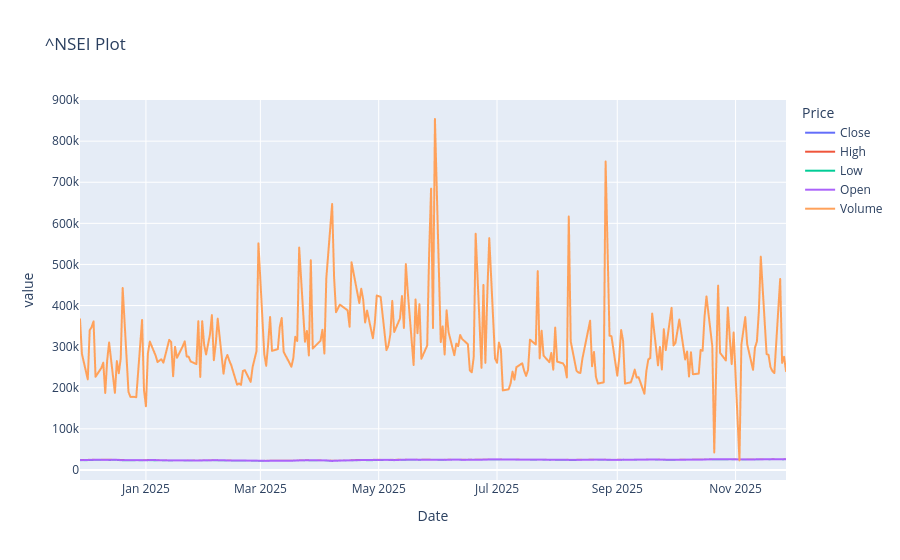

The cell this chart's notebook holds for it:
### Code cell
fig = px.line(df, x='Date', y=df.columns, title=f'{ticker} Plot')
fig.show()

### Figure 1 — Plotly figure (JSON) as saved in the notebook; plotly's stock layout.template omitted (floating-point values rounded to 4 significant figures; data arrays with more than 128 entries replaced by an {"elided": "..."} marker saying what was removed)
{"data": [{"hovertemplate": "Price=Close<br>Date=%{x}<br>value=%{y}<extra></extra>", "legendgroup": "Close", "line": {"color": "#636efa", "dash": "solid"}, "marker": {"symbol": "circle"}, "mode": "lines", "name": "Close", "showlegend": true, "type": "scattergl", "x": {"elided": "249 str values"}, "xaxis": "x", "y": {"elided": "249 float values"}, "yaxis": "y"}, {"hovertemplate": "Price=High<br>Date=%{x}<br>value=%{y}<extra></extra>", "legendgroup": "High", "line": {"color": "#EF553B", "dash": "solid"}, "marker": {"symbol": "circle"}, "mode": "lines", "name": "High", "showlegend": true, "type": "scattergl", "x": {"elided": "249 str values"}, "xaxis": "x", "y": {"elided": "249 float values"}, "yaxis": "y"}, {"hovertemplate": "Price=Low<br>Date=%{x}<br>value=%{y}<extra></extra>", "legendgroup": "Low", "line": {"color": "#00cc96", "dash": "solid"}, "marker": {"symbol": "circle"}, "mode": "lines", "name": "Low", "showlegend": true, "type": "scattergl", "x": {"elided": "249 str values"}, "xaxis": "x", "y": {"elided": "249 float values"}, "yaxis": "y"}, {"hovertemplate": "Price=Open<br>Date=%{x}<br>value=%{y}<extra></extra>", "legendgroup": "Open", "line": {"color": "#ab63fa", "dash": "solid"}, "marker": {"symbol": "circle"}, "mode": "lines", "name": "Open", "showlegend": true, "type": "scattergl", "x": {"elided": "249 str values"}, "xaxis": "x", "y": {"elided": "249 float values"}, "yaxis": "y"}, {"hovertemplate": "Price=Volume<br>Date=%{x}<br>value=%{y}<extra></extra>", "legendgroup": "Volume", "line": {"color": "#FFA15A", "dash": "solid"}, "marker": {"symbol": "circle"}, "mode": "lines", "name": "Volume", "showlegend": true, "type": "scattergl", "x": {"elided": "249 str values"}, "xaxis": "x", "y": {"elided": "249 int values"}, "yaxis": "y"}], "layout": {"legend": {"title": {"text": "Price"}, "tracegroupgap": 0}, "title": {"text": "^NSEI Plot"}, "xaxis": {"anchor": "y", "domain": [0, 1], "title": {"text": "Date"}}, "yaxis": {"anchor": "x", "domain": [0, 1], "title": {"text": "value"}}}}
